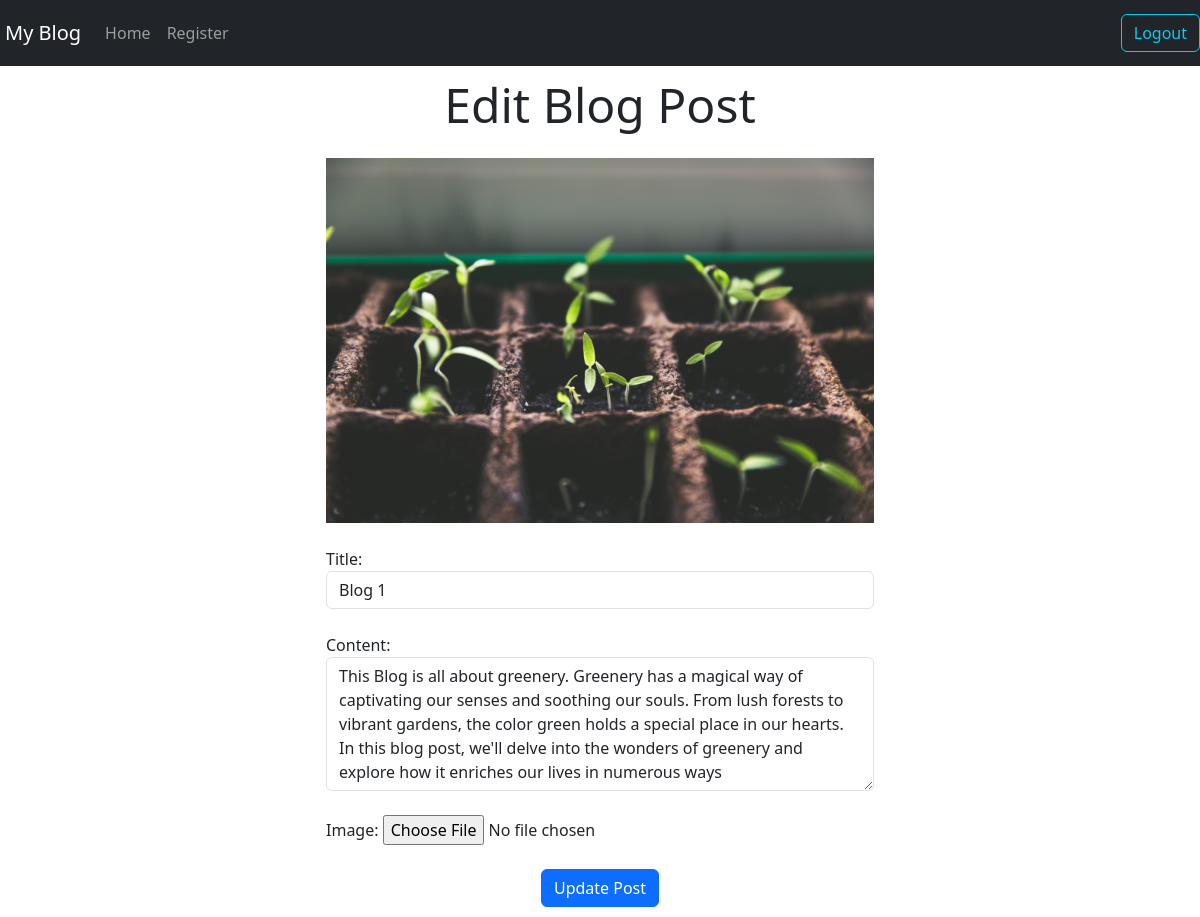
Page /1/update (signed in) on the committed database.
### blog/models.py (models this page shows, shortened)
class BlogPost(models.Model):
    title = models.CharField(max_length=255)
    content = models.TextField()
    image = models.ImageField(upload_to='blog/images')
    created_at = models.DateTimeField(auto_now_add=True)
    updated_at = models.DateTimeField(auto_now=True)
    author = models.ForeignKey(User, on_delete=models.CASCADE, related_name='blog_posts')
    class Meta:
        ordering = ["created_at"]

### blog/views.py (the view)
class BlogUpdateView(LoginRequiredMixin, UpdateView):
    permission_classes = [IsOwnerOrReadOnly]
    model = BlogPost
    template_name = 'blog_form.html'
    success_url = reverse_lazy('blog_list')
    fields = ['title', 'content', 'image']

### templates/blog_form.html (shortened to what this page needs)
{% extends 'base.html' %}
{% block content %}
  <div class="container">
    <h1 class="text-center mb-4 display-5">
      {% if object %}Edit{% else %}Create{% endif %} Blog Post
    </h1>
    <div class="row justify-content-center">
      <div class="col-md-6">
        {% if object.image %}
          <div class="text-center mb-4">
            <img src="{{ object.image.url }}" alt="{{ object.title }}" class="img-fluid">
          </div>
        {% endif %}
        <form method="post" enctype="multipart/form-data">
          <div class="form-group">
            <label for="id_title">Title:</label>
            <input type="text" name="title" id="id_title" class="form-control" value="{{ object.title|default:'' }}">
          </div>
          <br>
          <div class="form-group">
            <label for="id_content">Content:</label>
            <textarea name="content" id="id_content" class="form-control" rows="5" required>{{ object.content|default:'' }}</textarea>
          </div>
          <br>
          <div class="form-group">
            <label for="id_image">Image:</label>
            {% if object.image %}
              <input type="file" name="image" id="id_image">
            {% else %}
              <input type="file" name="image" id="id_image" required>
            {% endif %}
          </div>
          <br>
          <div class="text-center">
            <button type="submit" class="btn btn-primary">
              {% if object %}Update{% else %}Create{% endif %} Post
            </button>
          </div>
        </form>
      </div>
    </div>
  </div>
{% endblock %}

### static/css/style.css (style rules this page uses)
.container { padding: 5px; }

### rows in the picture
BlogPost: image (picture), title "Blog 1", content "This Blog is all about greenery. Greenery has a magical way of captivating our senses and soothing our souls. From lush forests to vibrant gardens, the color green holds a special place in our hearts. In this blog post, we'll delve into the wonders of greenery and explore how it enriches our lives in numerous ways"
